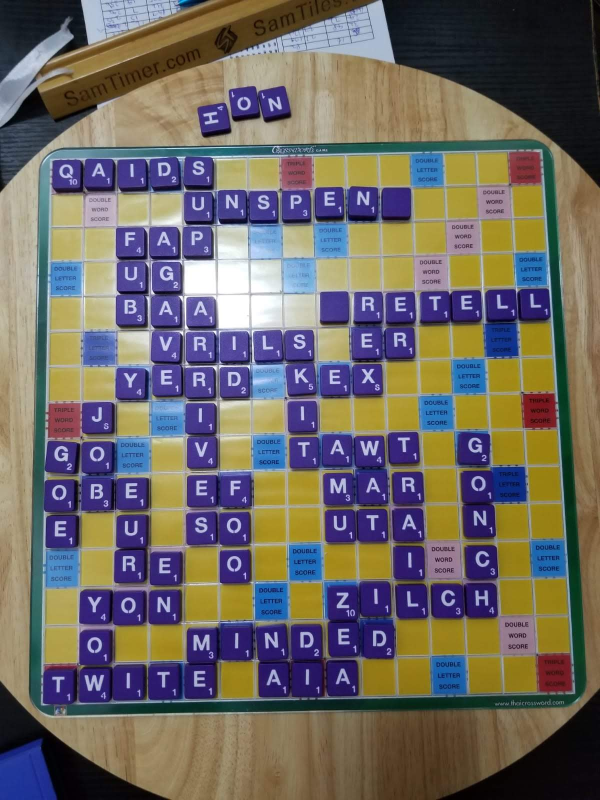
#> input picture samples/temp/f3239313-3c1c-4e86-b4c8-60ee6dfa3c9f.jpg, 1200 x 1600 px, given in place of notmyboard2.png, which was not available (shown at 1/2 size)
$ python ocr.py
#> lines starting #> are read from the running program, lines starting #| are printed output that depends on the picture; after the words box and inside, x2 and y2 are one past the last pixel; in counts of white or black regions, pixels touching at a corner belong together; pictures that were not available may be replaced by others from this repository, and a replacement may not be noted
#> further down, img is the input picture: shape (1600, 1200, 3); mean B, G, R 99.7, 104.8, 110.8
# Scrabble solver

from operator import inv
from re import X
import cv2
import numpy as np
import imutils
from solver import *
from PIL import Image
from os import listdir
from os.path import isfile, join
from ScrabbleGridDetection.config import *
from ScrabbleGridDetection.slid import pSLID, SLID, slid_tendency #== step 1
#from paddleocr import PaddleOCR,draw_ocr

import bisect
import random
import math
import heapq
import statistics
import string
import copy
import datetime
import time
import base64
import io

# [43 lines left out: functions post, get_surrounding_boxes, mse, not called in this run]

def ranger():
    yield from range(1, 5)
    yield from range(11, 16)

# [36 lines left out: functions get_perspective, get_InvPerspective, line_intersection, not called in this run]


def find_board(img):

    height, width, channels = img.shape
#> height = 1600; width = 1200; channels = 3

    # img = img[int(height * 0.08 ): int(height * 0.92), :]
    #cv2.imshow("cropped", img)
    height, width, channels = img.shape
    img_hsv = cv2.cvtColor(img, cv2.COLOR_BGR2HSV)
#> img_hsv: shape (1600, 1200, 3); mean H, S, V 70.4, 119.8, 134

    # Find red squares
    kernel = np.ones((3,3),np.uint8)

    # Lower mask (0-10)
    lower_red = np.array([0, 75, 75])
    upper_red = np.array([10, 255, 255])
    mask0 = cv2.inRange(img_hsv, lower_red, upper_red)
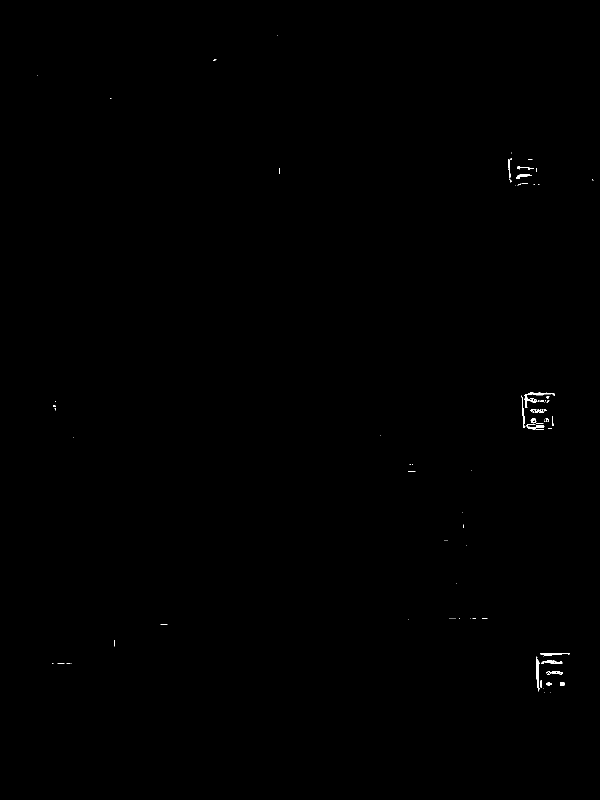
#> mask0: shape (1600, 1200) (shown at 1/2 size); 0.13% white; 92 white regions (75 under 20 px), largest, box (x1, y1, x2, y2) and area: (1049, 785, 1109, 816) 373, (1072, 1313, 1079, 1383) 265, (1082, 1321, 1125, 1328) 174

    '''
    7, 68, 158

    '''

    # Upper mask (170-180)
    lower_red = np.array([168, 75, 75])
    upper_red = np.array([180, 255, 255])
    mask1 = cv2.inRange(img_hsv, lower_red, upper_red)
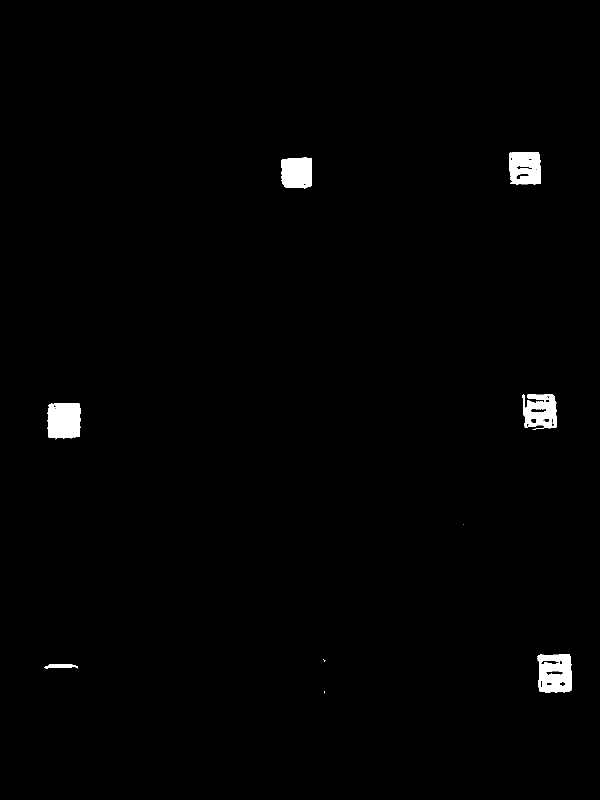
#> mask1: shape (1600, 1200) (shown at 1/2 size); 1% white; 19 white regions (13 under 20 px), largest, box (x1, y1, x2, y2) and area: (95, 806, 162, 877) 4339, (1074, 1308, 1144, 1386) 4327, (1018, 304, 1082, 369) 3608, (562, 315, 624, 377) 3493, (1045, 788, 1113, 858) 3417, (89, 1328, 156, 1337) 410


    # Join the masks
    red_mask = mask0 | mask1
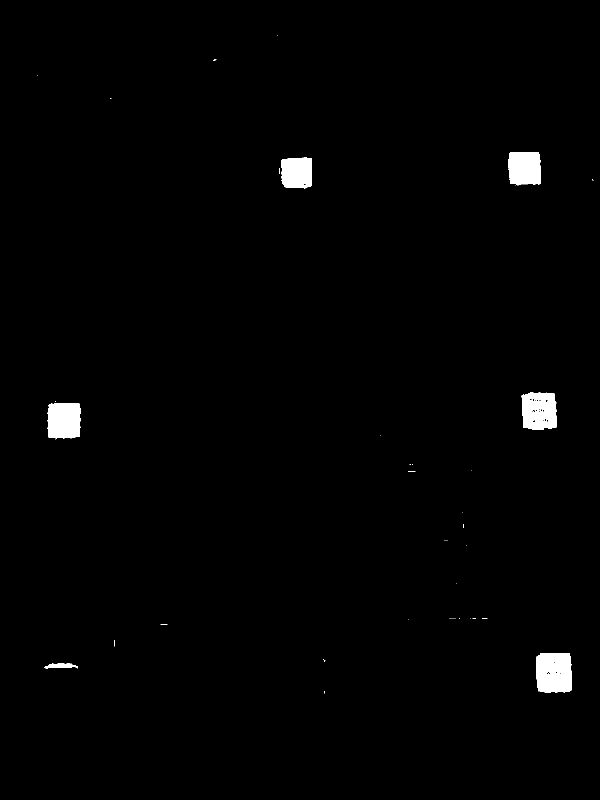
#> red_mask: shape (1600, 1200) (shown at 1/2 size); 1.2% white; 47 white regions (41 under 20 px), largest, box (x1, y1, x2, y2) and area: (1072, 1306, 1144, 1386) 5201, (1043, 785, 1113, 860) 4475, (95, 806, 162, 877) 4362, (1017, 304, 1082, 371) 4004, (562, 315, 624, 377) 3493, (89, 1327, 156, 1337) 433

    # post(mask1)

    eroded = cv2.erode(red_mask,kernel,iterations = 8)
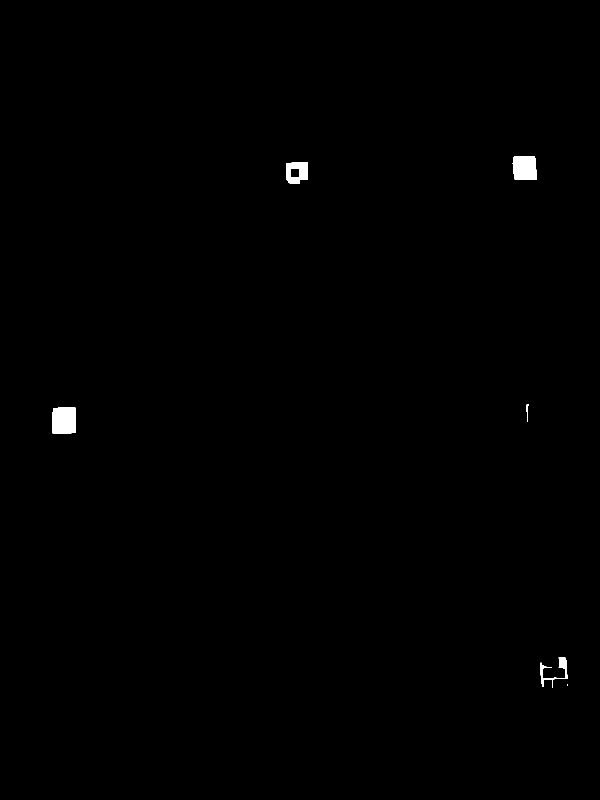
#> eroded: shape (1600, 1200) (shown at 1/2 size); 0.35% white; 6 white regions (1 under 20 px), largest, box (x1, y1, x2, y2) and area: (105, 815, 152, 867) 2415, (1025, 312, 1074, 360) 2136, (572, 324, 616, 367) 1414, (1081, 1315, 1135, 1376) 778, (1053, 809, 1058, 844) 58
    red_dilated = cv2.dilate(eroded,kernel,iterations = 9)
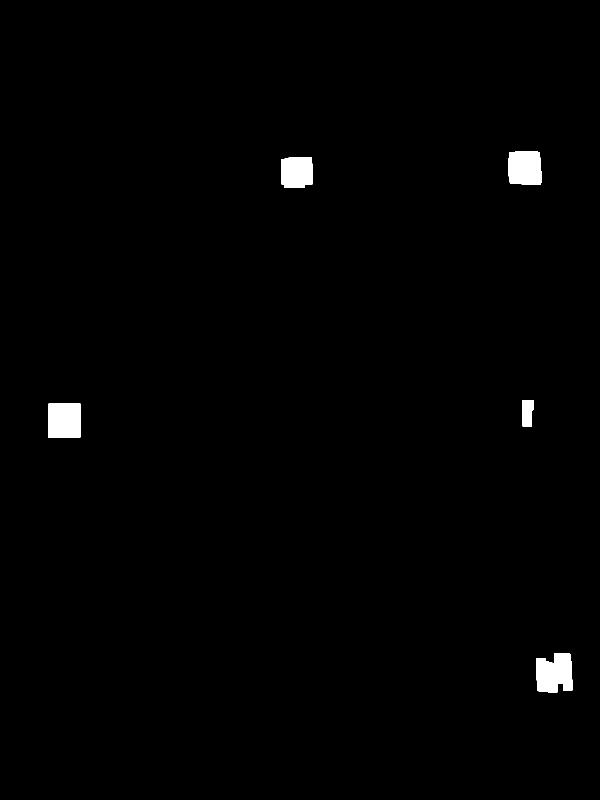
#> red_dilated: shape (1600, 1200) (shown at 1/2 size); 0.95% white; 5 white regions, box (x1, y1, x2, y2) and area: (1072, 1306, 1145, 1385) 4774, (96, 806, 161, 876) 4521, (1016, 303, 1083, 369) 4206, (563, 315, 625, 376) 3593, (1044, 800, 1067, 853) 1102
    red_dilated = cv2.erode(red_dilated,kernel,iterations = 5)
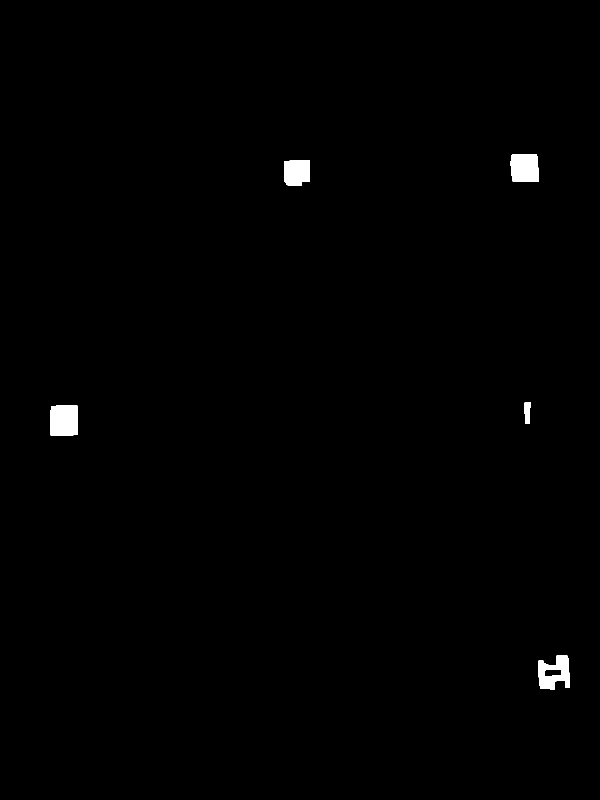
#> red_dilated: shape (1600, 1200) (shown at 1/2 size); 0.62% white; 5 white regions
    #cv2.imshow("red dilated", red_dilated)

    # post(red_dilated)

    keypoints = cv2.findContours(red_dilated.copy(), cv2.RETR_TREE, cv2.CHAIN_APPROX_SIMPLE)
#> keypoints = 6 contours; box (x1, y1, x2, y2) and area: (101, 811, 156, 871) 3159, (1077, 1311, 1140, 1380) 2992, (1021, 308, 1078, 364) 2871, (568, 320, 620, 371) 2365, (1089, 1339, 1123, 1353) 406, (1049, 805, 1062, 848) 388
    contours  = imutils.grab_contours(keypoints)
#> contours has the same summary as keypoints

    newimg = cv2.drawContours(img.copy(), contours, -1, (0, 255, 0), 3)
    #cv2.imshow("Contour", newimg)

    # post(newimg)

    contours = sorted(contours, key=cv2.contourArea, reverse=True)[:15]

    newimg3 = img.copy()
    newimg2 = img.copy()

    red_dots = []
    for contour in contours:
        approx = cv2.approxPolyDP(contour, 0.1*cv2.arcLength(contour,True), True)
        area = cv2.contourArea(approx)
        #print(area)
        if area < 1500 or area > 4500:
            continue

        for point in approx:
            red_dots.append((int(point[0][0]),int(point[0][1])))
        cv2.drawContours(newimg3, contour, -1, (0, 255, 0), 3)
        cv2.drawContours(newimg2, approx, -1, (0, 255, 0), 3)
#> this loop made 6 passes
#> (approx, area) on passes 1 to 6: ([[102, 812], [101, 870], [155, 869], [155, 812]], 3076), ([[1134, 1311], [1077, 1321], [1080, 1376], [1139, 1375]], 3473), ([[1024, 309], [1025, 362], [1076, 363], [1073, 309]], 2674), ([[568, 323], [573, 369], [619, 363], [618, 320]], 2149.5), ([[1089, 1341], [1121, 1339], [1122, 1350], [1090, 1352]], 354), ([[1049, 805], [1058, 847], [1061, 805]], 252)
#> newimg2: shape (1600, 1200, 3); 0.01% of pixels changed, all inside (x1, y1, x2, y2) = (99, 307, 1142, 1379)
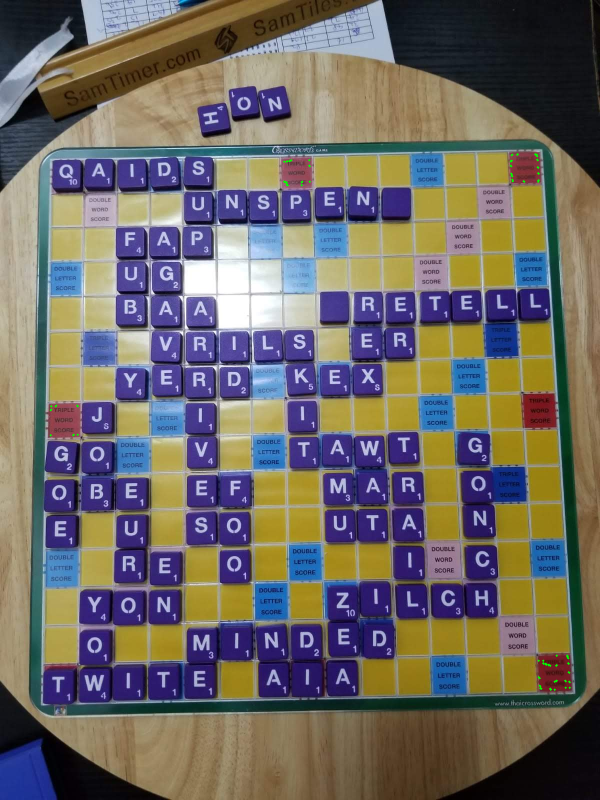
#> newimg3: shape (1600, 1200, 3) (shown at 1/2 size); 0.05% of pixels changed, all inside (x1, y1, x2, y2) = (99, 306, 1142, 1382)
#> after the loop, red_dots = [(102, 812), (101, 870), (155, 869), (155, 812), (1134, 1311), (1077, 1321), (1080, 1376), (1139, 1375), (1024, 309), (1025, 362), (1076, 363), (1073, 309), (568, 323), (573, 369), (619, 363), (618, 320)]


    # Find lines
	# --- 1 step --- find all possible lines ----------------
#> (the run stopped early here; a loop or call above may not have finished)

$ run again, on samples/temp/fafbcfa5-a125-4a48-9d4d-499f9b30da46.jpg
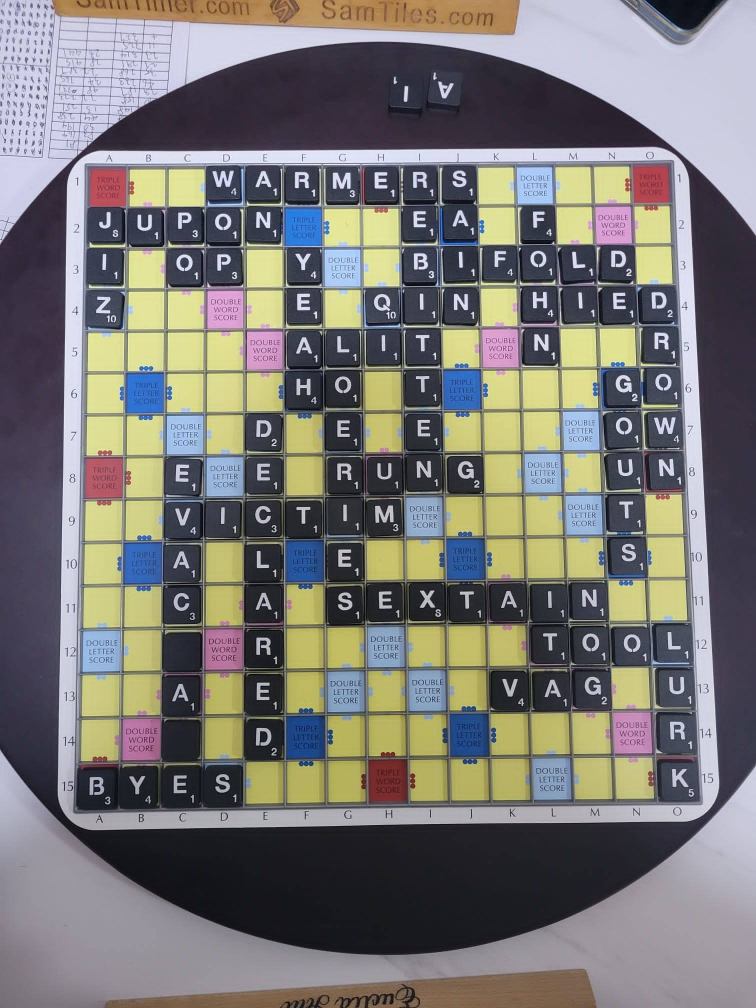
#> input picture samples/temp/fafbcfa5-a125-4a48-9d4d-499f9b30da46.jpg, 1512 x 2016 px, given in place of notmyboard2.png, which was not available (shown at 1/2 size)
#> img is the input picture: shape (2016, 1512, 3); mean B, G, R 116.9, 119.8, 121.9
#> img_hsv: shape (2016, 1512, 3); mean H, S, V 98.9, 59.5, 134
#> in find_board, `mask0 = cv2.inRange(img_hsv, lower_red, upper_red)`:
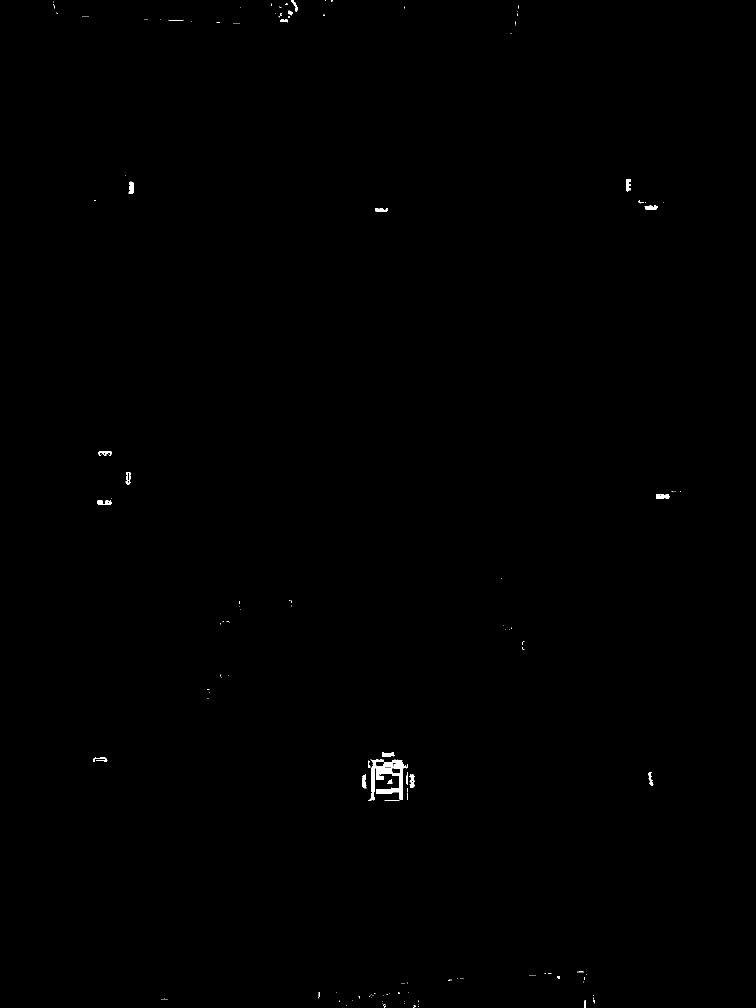
#> mask0: shape (2016, 1512) (shown at 1/2 size); 0.19% white; 183 white regions (157 under 20 px), largest, box (x1, y1, x2, y2) and area: (737, 1519, 813, 1602) 2658, (1312, 988, 1339, 998) 223, (257, 363, 268, 388) 204
#> mask1: shape (2016, 1512); 0.72% white; 67 white regions (42 under 20 px), largest, box (x1, y1, x2, y2) and area: (171, 915, 246, 997) 6018, (180, 338, 253, 414) 5396, (1266, 331, 1340, 406) 5276
#> red_mask: shape (2016, 1512); 0.91% white; 189 white regions (158 under 20 px), largest, box (x1, y1, x2, y2) and area: (736, 1519, 816, 1605) 6494, (171, 915, 246, 997) 6019, (180, 338, 253, 414) 5404
#> eroded: shape (2016, 1512); 0.46% white; 4 white regions, box (x1, y1, x2, y2) and area: (745, 1528, 807, 1596) 3800, (179, 923, 238, 989) 3742, (188, 346, 245, 405) 3273, (1274, 340, 1331, 398) 3194
#> in find_board, `red_dilated = cv2.erode(red_dilated,kernel,iterations = 5)`:
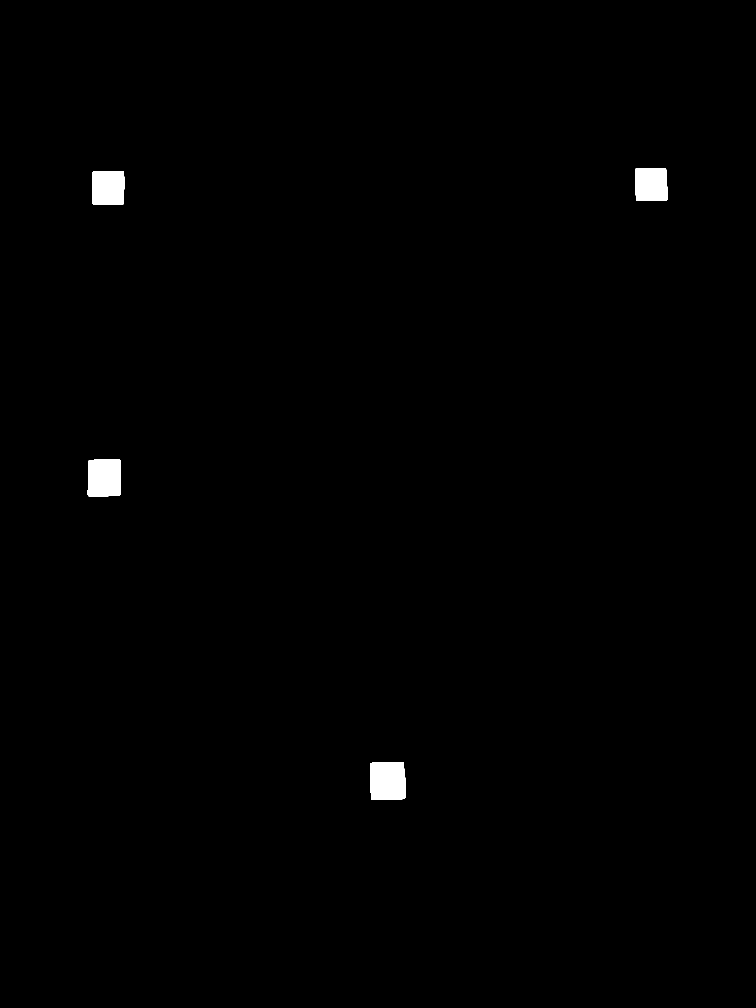
#> red_dilated: shape (2016, 1512) (shown at 1/2 size); 0.61% white; 4 white regions
#> keypoints = 4 contours; box (x1, y1, x2, y2) and area: (741, 1524, 811, 1600) 5053, (175, 919, 242, 993) 4672, (184, 342, 249, 409) 4138, (1270, 336, 1335, 402) 4054
#> contours has the same summary as keypoints
#> the loop in find_board, `for contour in contours:` made 4 passes
#> (approx, area) on passes 1 to 4: ([[741, 1526], [742, 1598], [808, 1597], [807, 1525]], 4753), ([[178, 920], [177, 992], [239, 991], [240, 920]], 4432.5), ([[187, 342], [184, 406], [246, 408], [247, 343]], 3937.5), ([[1271, 337], [1273, 401], [1333, 400], [1331, 337]], 3811)
#> after the loop in find_board, `for contour in contours:`: red_dots = [(178, 920), (177, 992), (239, 991), (240, 920), (187, 342), (184, 406), (246, 408), (247, 343), (1271, 337), (1273, 401), (1333, 400), (1331, 337)]
